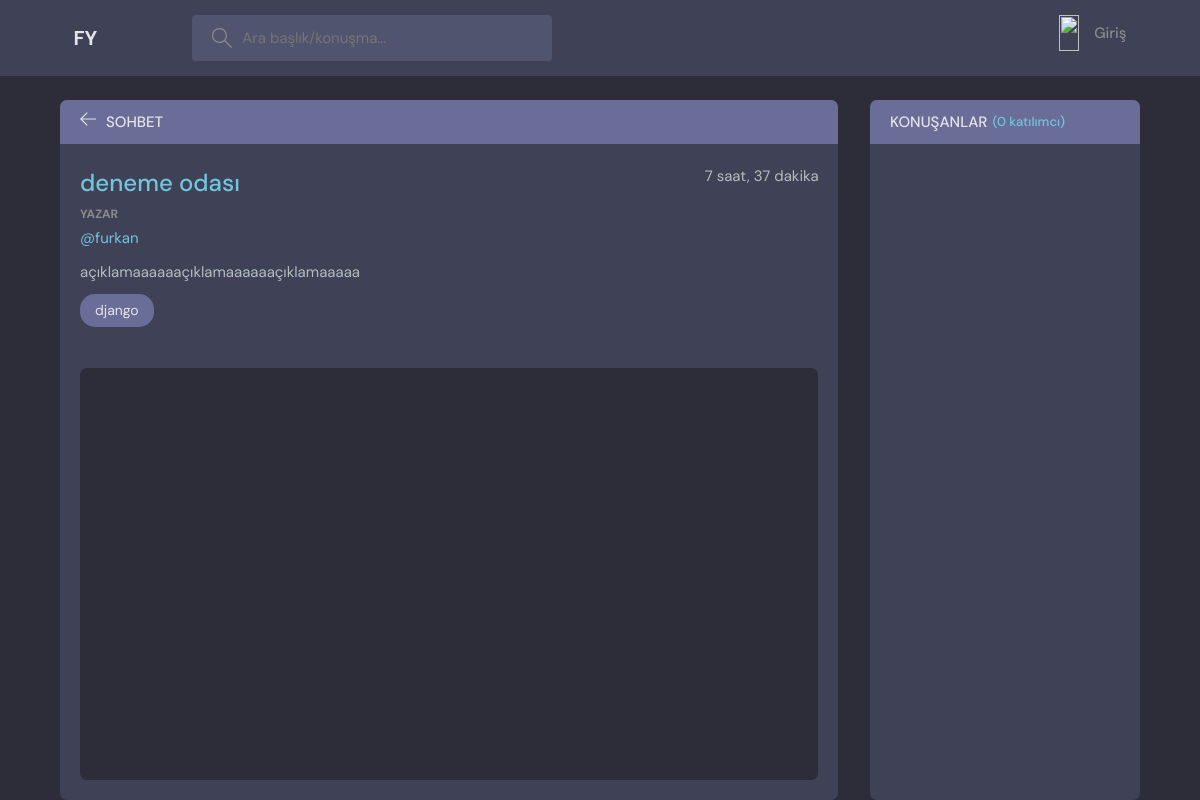
/room/1, run on the app's committed database.
### base/models.py (models this page shows, shortened)
class Room(models.Model):
    host = models.ForeignKey(User, on_delete=models.SET_NULL, null=True)
    topic = models.ForeignKey(Topic, on_delete=models.CASCADE)
    name = models.CharField(max_length=200)
    description = models.TextField(null=True, blank=True)
    participants = models.ManyToManyField(
        User, related_name='participants', blank=True)
    update = models.DateTimeField(auto_now=True)
    create = models.DateTimeField(auto_now_add=True)
    class Meta:
        ordering = ['-update', '-create']

class Topic(models.Model):
    name = models.CharField(max_length=200)
    def __str__(self):
        return self.name

### base/views.py (the view, shortened to what this page needs)
# urls.py: path('room/<str:pk>', views.room, name='room' ),
def room(request, pk):
    room = Room.objects.get(id=pk)
    room_messages = room.message_set.all()
    participants = room.participants.all()
    context = {
        'room':room,
        'room_messages':room_messages,
        'participants':participants
    }
    return render(request, 'base/room.html', context)

### base/templates/base/room.html (shortened to what this page needs)
{% extends 'main.html' %}
{% load static %}
{% block content %}
    <main class="profile-page layout layout--2">
      <div class="container">
        <div class="room">
          <div class="room__top">
            <div class="room__topLeft">
              <a href="{% url 'home' %}">
                <svg version="1.1" xmlns="http://www.w3.org/2000/svg" width="32" height="32" viewBox="0 0 32 32">
                  <title>Geri</title>
                  <path
                    d="M13.723 2.286l-13.723 13.714 13.719 13.714 1.616-1.611-10.96-10.96h27.625v-2.286h-27.625l10.965-10.965-1.616-1.607z"
                  ></path>
                </svg>
              </a>
              <h3>Sohbet</h3>
            </div>
          </div>
          <div class="room__box scroll">
            <div class="room__header scroll">
              <div class="room__info">
                <h3>{{room.name}}</h3>
                <span>{{room.create|timesince}}</span>
              </div>
              <div class="room__hosted">
                <p>Yazar</p>
                <a href="{% url 'user-profile' user.id %}" class="room__author">
                  <span>@{{room.host}}</span>
                </a>
              </div>
              <div class="room__details">
                {{room.description}}
              </div>
              <span class="room__topics">{{room.topic}}</span>
            </div>
            <div class="room__conversation">
              <div class="threads scroll">
              </div>
            </div>
          </div>
          <div class="room__message">
          </div>
        </div>
        <div class="participants">
          <h3 class="participants__top">Konuşanlar <span>({{participants.count}} katılımcı)</span></h3>
          <div class="participants__list scroll">
          </div>
        </div>
      </div>
    </main>
{% endblock %}

### styles/style.css (style rules this page uses)
:root { --color-main: #71c6dd; --color-main-light: #e1f6fb; --color-dark: #3f4156; --color-dark-medium: #51546e; --color-dark-light: #696d97; --color-light: #e5e5e5; --color-gray: #8b8b8b; --color-light-gray: #b2bdbd; --color-bg: #2d2d39; --color-success: #5dd693; --color-error: #fc4b0b; }
* { font-family: "DM Sans", -apple-system, BlinkMacSystemFont, "Segoe UI", Roboto, Oxygen, Ubuntu, Cantarell, "Open Sans", "Helvetica Neue", sans-serif; margin: 0; padding: 0; box-sizing: border-box; text-rendering: optimizeLegibility; font-size: inherit; }
html { font-size: 56.25%; }
@media only screen and (min-width: 1200px) { html { font-size: 62.5%; } }
body { line-height: 1.6; font-weight: 400; font-size: 1.5rem; color: var(--color-light-gray); background-color: var(--color-bg); min-height: 100vh; }
a { display: inline-block; color: var(--color-main); text-decoration: none; }
.container { max-width: 120rem; width: 90%; margin: auto; }
.layout { margin-top: 2.4rem; }
.layout > .container { display: flex; justify-content: space-between; align-items: flex-start; }
.layout--2 > .container > div:first-child { flex-basis: 72%; }
.layout--2 > .container > div:last-child { flex-basis: 25%; }
.room, .participants { background: var(--color-dark); max-height: 87.5vh; border-radius: 0.7rem; overflow: hidden; position: relative; }
.room__top, .participants__top { background: var(--color-dark-light); display: flex; justify-content: space-between; align-items: center; padding: 1rem 2rem; position: relative; }
.room__top svg, .thread__top svg { width: 1.6rem; height: 1.6rem; fill: var(--color-light); cursor: pointer; }
.room__topLeft { display: flex; align-items: flex-end; gap: 1rem; }
.room__topLeft h3, .participants__top { text-transform: uppercase; font-weight: 500; color: var(--color-light); }
.room__topLeft svg { width: 1.6rem; height: 1.6rem; fill: var(--color-light); }
.room__header { max-height: 30vh; overflow-y: auto; position: absolute; width: 95%; background: var(--color-dark); z-index: 999; top: 4.4rem; padding-top: 2rem; padding-bottom: 1rem; }
.room__box { padding-left: 2rem; padding-right: 2rem; height: 80.5vh; padding-bottom: 0; }
.room__info { display: flex; justify-content: space-between; }
.room__info h3 { font-size: 2.4rem; font-weight: 500; color: var(--color-main); }
.room__hosted p { text-transform: uppercase; color: var(--color-gray); font-size: 1.2rem; font-weight: 700; line-height: 2; }
.room__author { display: flex; gap: 1rem; align-items: center; margin-bottom: 1rem; transition: all 0.3s ease-in-out; }
.room__topics { padding: 0.5rem 1.5rem; background: var(--color-dark-light); color: var(--color-light); display: inline-block; font-size: 1.4rem; border-radius: 1.5rem; margin: 1rem 0; }
.room__conversation { margin-top: 1rem; margin-bottom: 4rem; height: 64%; }
.threads { background: var(--color-bg); border-radius: 0.7rem; overflow-y: auto; height: 100%; margin-top: 28vh; padding: 0 2rem 4rem 2rem; }
.room__message { padding: 2rem; position: absolute; z-index: 111; bottom: 0; left: 0; right: 0; background: transparent; }
.participants__top span { color: var(--color-main); font-size: 1.3rem; text-transform: none; }
.participants__top { justify-content: flex-start; gap: 0.5rem; }
.participants__list { padding: 2rem; height: 82.5vh; overflow-y: scroll; padding-bottom: 0; }

### data on the page
Room: name "deneme odası", create "7 saat, 37 dakika", host "furkan", description "açıklamaaaaaaçıklamaaaaaaçıklamaaaaa", topic "django"

### other printed values
{{ participants.count }} "0"
